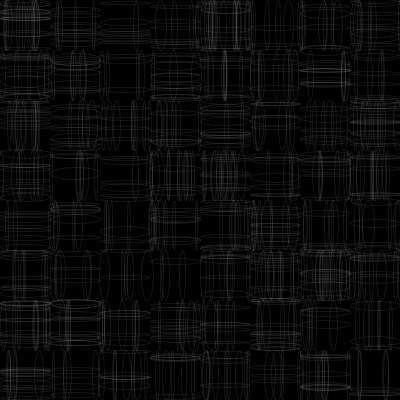
Frame 1 (no input)
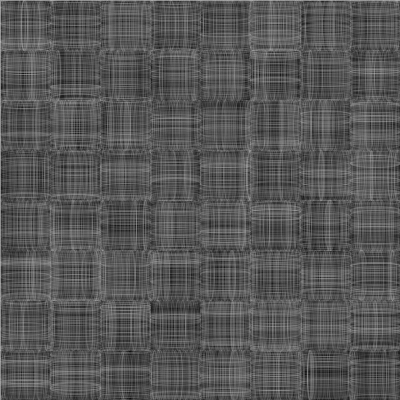
Frame 60 (the mouse pressed at the canvas centre just before this capture)
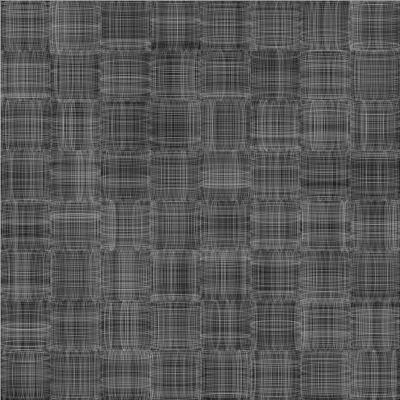
Frame 120 (the mouse held since frame 60 and released just before this capture)

The Processing sketch that drew these frames (run headless with seeded random() and noise(); from frame 60 on, the mouse is pressed at the canvas centre):

// Processing sketch: byn2b
// ── byn2b.pde
int cant = 400;
int filas = 8;
float tam;
void setup() {
  size(400, 400);
  noStroke();
  tam = width/filas;
  background(0);
}

void draw() {
  float x, y;
  fill(0, 20);
  rect(0, 0, width, height);
  noFill();
  stroke(255,20);
  for (int i = 0; i < cant; i++) {
    x = int(random(filas));
    y = random(height);
    ellipse(tam/2+(tam*x),y,tam,tam/random(4,20));
  }
  for (int i = 0; i < cant; i++) {
    x = random(height);
    y = int(random(filas));
    ellipse(x,tam/2+(tam*y),tam/random(4,20),tam);
  }
}
